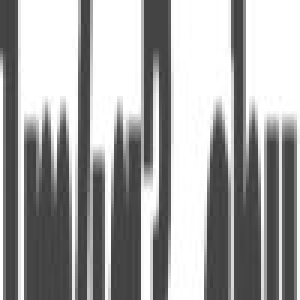
#> input picture ctf-indo/anoncyberteam/chunky/Chunky/chunk_11.jpg, 100 x 100 px, given in place of image.jpg, which was not available (shown 3 times larger)
$ python chunk.py
#> lines starting #> are read from the running program, lines starting #| are printed output that depends on the picture; pictures that were not available may be replaced by others from this repository, and a replacement may not be noted
from PIL import Image

def create_chunks(image_path, num_chunks):

#> called with image_path = 'image.jpg', num_chunks = 5
    image = Image.open(image_path)
#> image is the input picture: PIL image 100x100 RGB; min 55, max 255, mean 164.1
    width, height = image.size
#> width = 100; height = 100

    chunk_width = width // num_chunks
#> chunk_width = 20
    chunk_height = height // num_chunks
#> chunk_height = 20

    chunks = []

    for i in range(num_chunks):
        for j in range(num_chunks):
            x1 = i * chunk_width
            y1 = j * chunk_height
            x2 = x1 + chunk_width
            y2 = y1 + chunk_height
            chunk = image.crop((x1, y1, x2, y2))
            chunks.append(chunk)
#> after the loop, chunks = 25 items

    return chunks

image_path = "image.jpg"
num_chunks = 5
chunks = create_chunks(image_path, num_chunks)
#> chunks = 25 items

for i, chunk in enumerate(chunks):
    chunk.show()
    chunk.save(f"chunk_{i}.jpg")
#> this loop made 25 passes
#> pass 1, `chunk.show()`:
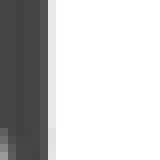
#> shown: PIL image 20x20 RGB (shown 8 times larger); min 65, max 255, mean 198.9
#> pass 2, `chunk.show()`:
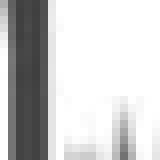
#> shown: PIL image 20x20 RGB (shown 8 times larger); min 63, max 255, mean 204.9

$ run again, on ctf-indo/anoncyberteam/chunky/Chunky/chunk_16.jpg
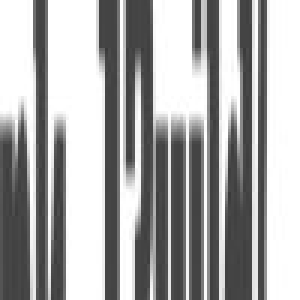
#> input picture ctf-indo/anoncyberteam/chunky/Chunky/chunk_16.jpg, 100 x 100 px, given in place of image.jpg, which was not available (shown 3 times larger)
#> in create_chunks, image is the input picture: PIL image 100x100 RGB; min 58, max 255, mean 168.6
#> after the loop in create_chunks, `for i in range(num_chunks):`: chunks = 25 items
#> the loop `for i, chunk in enumerate(chunks):` made 25 passes
#> pass 1, `chunk.show()`:
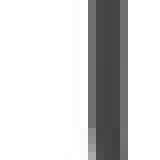
#> shown: PIL image 20x20 RGB (shown 8 times larger); min 64, max 255, mean 212.9
#> pass 2, `chunk.show()`:
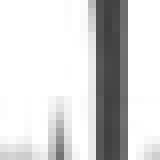
#> shown: PIL image 20x20 RGB (shown 8 times larger); min 62, max 255, mean 214.5

$ run again, on ctf-indo/anoncyberteam/chunky/Chunky/chunk_17.jpg
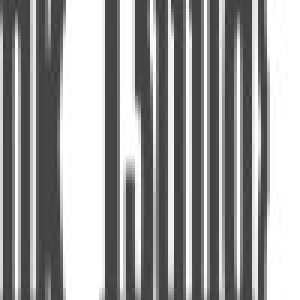
#> input picture ctf-indo/anoncyberteam/chunky/Chunky/chunk_17.jpg, 100 x 100 px, given in place of image.jpg, which was not available (shown 3 times larger)
#> in create_chunks, image is the input picture: PIL image 100x100 RGB; min 59, max 255, mean 154.3
#> after the loop in create_chunks, `for i in range(num_chunks):`: chunks = 25 items
#> the loop `for i, chunk in enumerate(chunks):` made 25 passes
#> pass 1, `chunk.show()`:
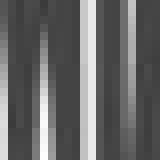
#> shown: PIL image 20x20 RGB (shown 8 times larger); min 59, max 253, mean 102.2
#> pass 2, `chunk.show()`:
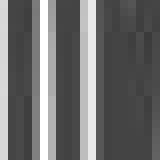
#> shown: PIL image 20x20 RGB (shown 8 times larger); min 59, max 255, mean 108.7
